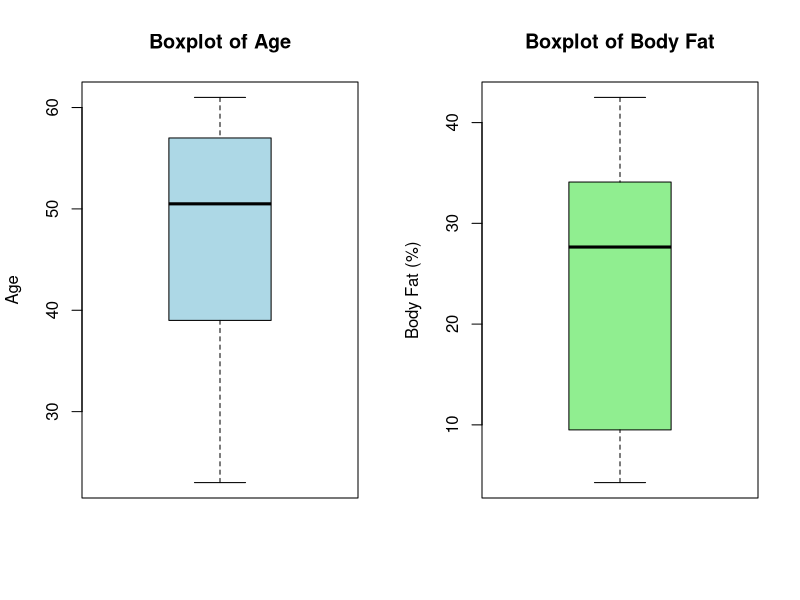
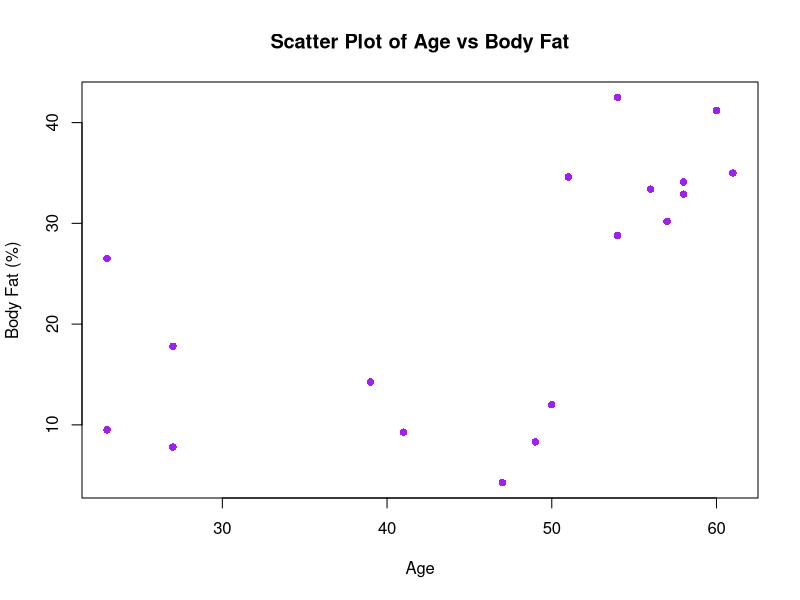
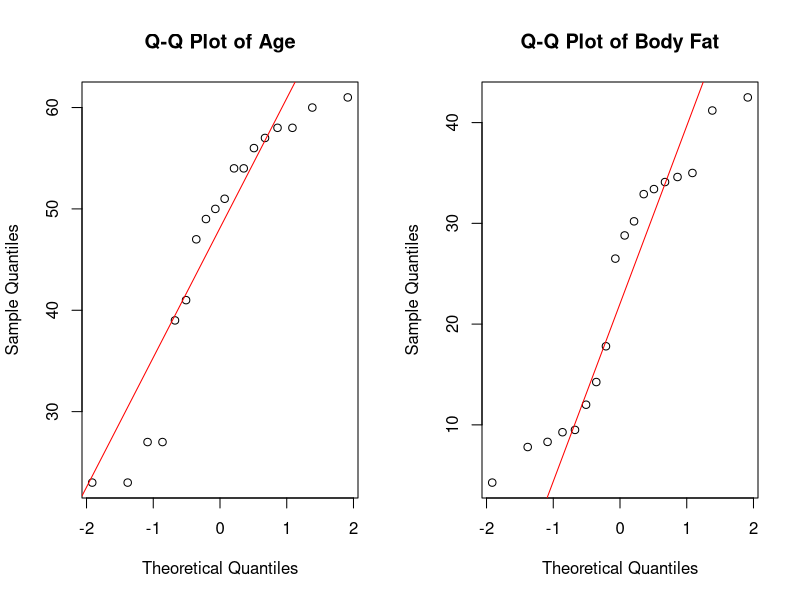

R code for these plots, in order:
# Given data
age <- c(23, 23, 27, 27, 39, 41, 47, 49, 50, 51, 54, 54, 56, 57, 58, 58, 60, 61)
body_fat <- c(9.5, 26.5, 7.8, 17.8, 14.25, 9.27, 4.27, 8.31, 12, 34.6, 42.5, 28.8, 33.4, 
              30.2, 34.1, 32.9, 41.2, 35)

# Compute statistics for age
age_mean <- mean(age)
age_median <- median(age)
age_sd <- sd(age)

# Compute statistics for body fat
body_fat_mean <- mean(body_fat)
body_fat_median <- median(body_fat)
body_fat_sd <- sd(body_fat)

# Print results
cat("Age - Mean:", age_mean, "Median:", age_median, "SD:", age_sd, "\n")
cat("Body Fat - Mean:", body_fat_mean, "Median:", body_fat_median, "SD:", body_fat_sd, "\n")

# Set up plotting layout
par(mfrow = c(1, 2))

# Boxplots
boxplot(age, main = "Boxplot of Age", col = "lightblue", ylab = "Age")
boxplot(body_fat, main = "Boxplot of Body Fat", col = "lightgreen", ylab = "Body Fat (%)")

# Reset plotting layout
par(mfrow = c(1, 1))

# Scatter plot of Age vs Body Fat
plot(age, body_fat, main = "Scatter Plot of Age vs Body Fat",
     xlab = "Age", ylab = "Body Fat (%)", pch = 16, col = "purple")

# Q-Q plots
par(mfrow = c(1, 2))
qqnorm(age, main = "Q-Q Plot of Age")
qqline(age, col = "red")

qqnorm(body_fat, main = "Q-Q Plot of Body Fat")
qqline(body_fat, col = "red")

# Reset plotting layout
par(mfrow = c(1, 1))
